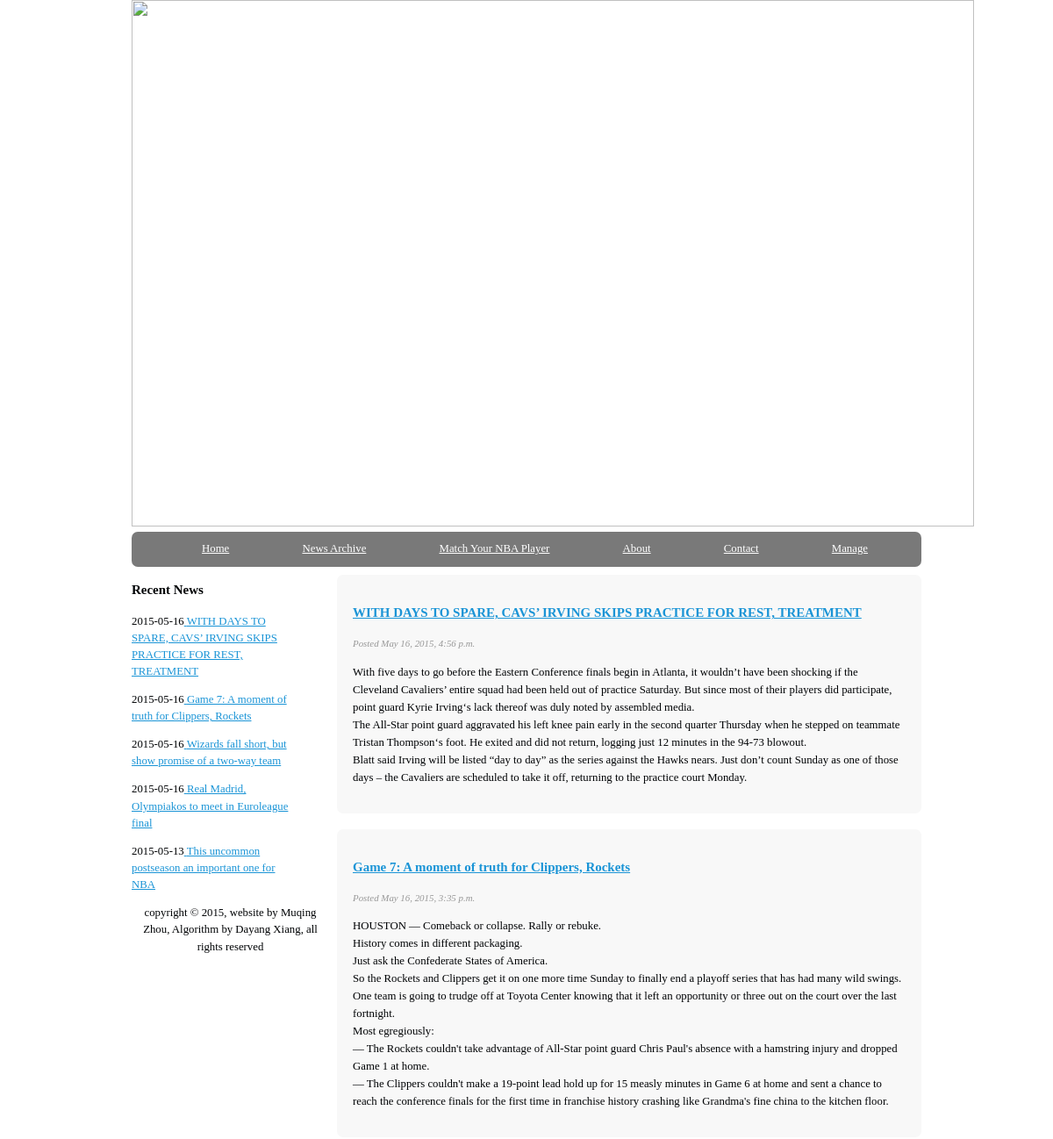
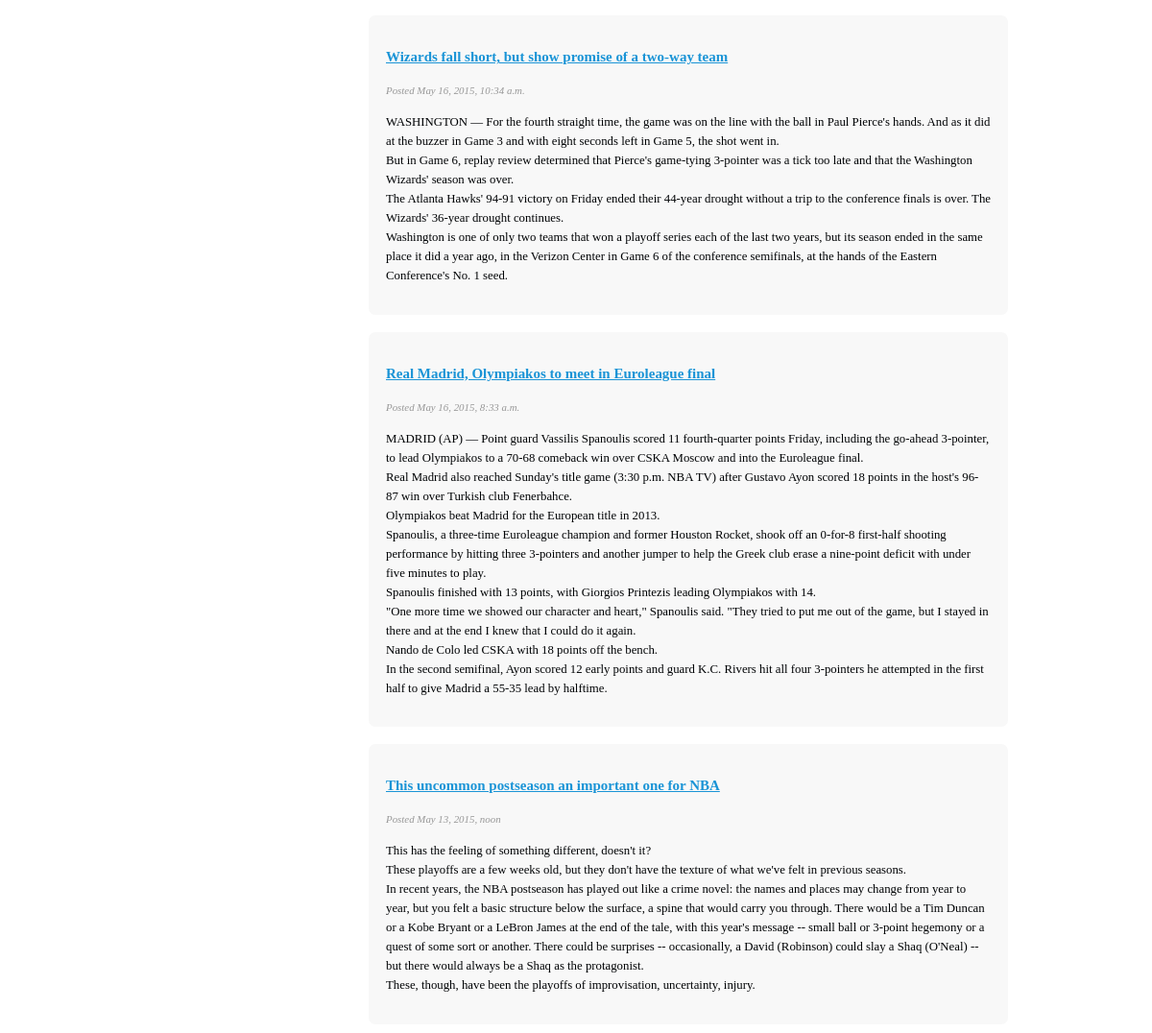
The app's page /nbamatch/ with its own data (2 pictures, top to bottom).
### nbamatch/models.py (models this page shows, shortened)
class Post(models.Model):
	title = models.CharField(max_length = 140)
	body = models.TextField()
	date = models.DateTimeField()

### nbamatch/templates/index.html (shortened to what this page needs)
{% extends "base.html" %}
{% block content %}
    <aside class="sideInfo">
    	<article>
    		<h3>Recent News</h3>
    		{% for post in object_list%}
    		<p>{{ post.date|date:"Y-m-d" }}<a href="/nbamatch/{{post.id}}"> {{ post.title }}</a></p>
    		{% endfor %}
    	</article>
    </aside>
{% for post in object_list %}
<div class="mainContent">
	<div class = "content">
		<article class="typicalArticle">
			<header>
				<h3><a href="/nbamatch/{{post.id}}">{{ post.title }}</a></h3>
			</header>
			<footer>
				<p class = 'postInfo'>Posted {{ post.date }}</p>
			</footer>
			<content>
				<p>	{{ post.body|safe|linebreaks}} </p>
		</article>
	</div>
</div>
{% endfor %}
{% endblock %}

### static/css/styles.css (style rules this page uses)
body { color:#000305; font-size: 80%; font-family: 'Lucida Sans Unicode'; line-height: 1.5; text-align: left; }
a { text-decoloration: none; }
a:link, a:visited { color:#1A94D6; }
.body { margin:0 auto; width:75%; clear:both; }
.mainContent { line-height:20px; border-radius: 7px; -webkit-border-radius: 7px; -moz-border-radius: 7px; }
.content { width: 70%; float: right; padding: 2% 2%; background-color: #f8f8f8; margin: 1% 0% 1% 1%; border-radius: 7px; -webkit-border-radius: 7px; -moz-border-radius: 7px; }
.postInfo { font-style: italic; font-size: 85%; color: #989898; }
.sideInfo { width: 20%; float: left; border-radius: 7px; -webkit-border-radius: 7px; -moz-border-radius: 7px; background-color: #FFF }

### records on screen
Post: date "2015-05-16", title "WITH DAYS TO SPARE, CAVS’ IRVING SKIPS PRACTICE FOR REST, TREATMENT", date "May 16, 2015, 4:56 p.m.", body "With five days to go before the Eastern Conference finals begin in Atlanta, it wouldn’t have been shocking if the Cleveland Cavaliers’ entire squad had been held out of practice Saturday. But since most of their players did participate, point guard Kyrie Irving‘s lack thereof was duly noted by assembled media. The All-Star point guard aggravated his left knee pain early in the second quarter Thursday when he stepped on teammate Tristan Thompson‘s foot. He exited and did not return, logging just 12 minutes in the 94-73 blowout. Blatt said Irving will be listed “day to day” as the series against the Hawks nears. Just don’t count Sunday as one of those days – the Cavaliers are scheduled to…"
Post: date "2015-05-16", title "Game 7: A moment of truth for Clippers, Rockets", date "May 16, 2015, 3:35 p.m.", body "HOUSTON — Comeback or collapse. Rally or rebuke. History comes in different packaging. Just ask the Confederate States of America. So the Rockets and Clippers get it on one more time Sunday to finally end a playoff series that has had many wild swings. One team is going to trudge off at Toyota Center knowing that it left an opportunity or three out on the court over the last fortnight. Most egregiously: — The Rockets couldn't take advantage of All-Star point guard Chris Paul's absence with a hamstring injury and dropped Game 1 at home. — The Clippers couldn't make a 19-point lead hold up for 15 measly minutes in Game 6 at home and sent a chance to reach the conference finals for the first…"
Post: date "2015-05-16", title "Wizards fall short, but show promise of a two-way team", date "May 16, 2015, 10:34 a.m.", body "WASHINGTON — For the fourth straight time, the game was on the line with the ball in Paul Pierce's hands. And as it did at the buzzer in Game 3 and with eight seconds left in Game 5, the shot went in. But in Game 6, replay review determined that Pierce's game-tying 3-pointer was a tick too late and that the Washington Wizards' season was over. The Atlanta Hawks' 94-91 victory on Friday ended their 44-year drought without a trip to the conference finals is over. The Wizards' 36-year drought continues. Washington is one of only two teams that won a playoff series each of the last two years, but its season ended in the same place it did a year ago, in the Verizon Center in Game 6 of the…"
Post: date "2015-05-16", title "Real Madrid, Olympiakos to meet in Euroleague final", date "May 16, 2015, 8:33 a.m.", body "MADRID (AP) — Point guard Vassilis Spanoulis scored 11 fourth-quarter points Friday, including the go-ahead 3-pointer, to lead Olympiakos to a 70-68 comeback win over CSKA Moscow and into the Euroleague final. Real Madrid also reached Sunday's title game (3:30 p.m. NBA TV) after Gustavo Ayon scored 18 points in the host's 96-87 win over Turkish club Fenerbahce. Olympiakos beat Madrid for the European title in 2013. Spanoulis, a three-time Euroleague champion and former Houston Rocket, shook off an 0-for-8 first-half shooting performance by hitting three 3-pointers and another jumper to help the Greek club erase a nine-point deficit with under five minutes to play. Spanoulis finished with 13…"
Post: date "2015-05-13", title "This uncommon postseason an important one for NBA", date "May 13, 2015, noon", body "This has the feeling of something different, doesn't it? These playoffs are a few weeks old, but they don't have the texture of what we've felt in previous seasons. In recent years, the NBA postseason has played out like a crime novel: the names and places may change from year to year, but you felt a basic structure below the surface, a spine that would carry you through. There would be a Tim Duncan or a Kobe Bryant or a LeBron James at the end of the tale, with this year's message -- small ball or 3-point hegemony or a quest of some sort or another. There could be surprises -- occasionally, a David (Robinson) could slay a Shaq (O'Neal) -- but there would always be a Shaq as the…"
